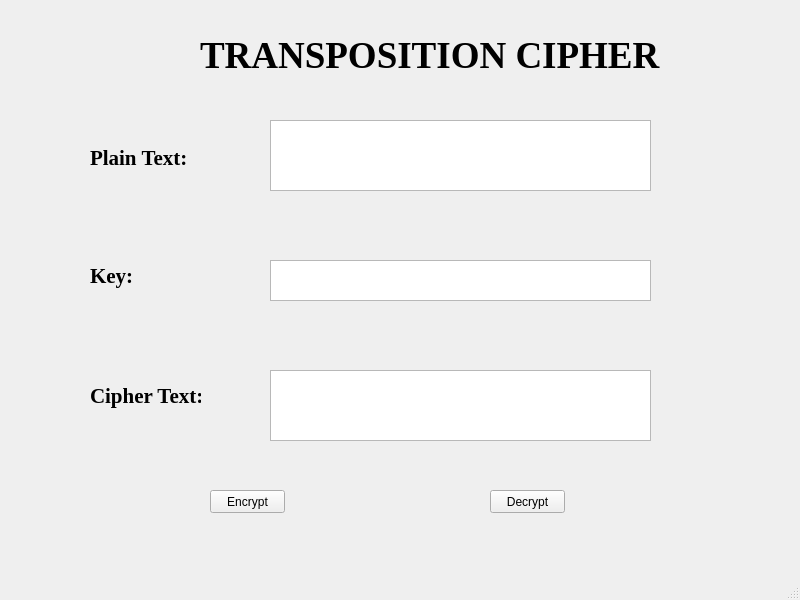
<?xml version="1.0" encoding="UTF-8"?>
<ui version="4.0">
 <class>TranspositionCipher</class>
 <widget class="QMainWindow" name="TranspositionCipher">
  <property name="geometry">
   <rect>
    <x>0</x>
    <y>0</y>
    <width>800</width>
    <height>600</height>
   </rect>
  </property>
  <property name="windowTitle">
   <string>TranspositionCipher</string>
  </property>
  <widget class="QWidget" name="centralwidget">
   <widget class="QLabel" name="Lable1">
    <property name="geometry">
     <rect>
      <x>200</x>
      <y>20</y>
      <width>491</width>
      <height>71</height>
     </rect>
    </property>
    <property name="font">
     <font>
      <family>Times New Roman</family>
      <pointsize>28</pointsize>
      <weight>75</weight>
      <bold>true</bold>
     </font>
    </property>
    <property name="text">
     <string>TRANSPOSITION CIPHER</string>
    </property>
   </widget>
   <widget class="QTextEdit" name="txt_CipherText">
    <property name="geometry">
     <rect>
      <x>270</x>
      <y>370</y>
      <width>381</width>
      <height>71</height>
     </rect>
    </property>
   </widget>
   <widget class="QTextEdit" name="txt_PlainText">
    <property name="geometry">
     <rect>
      <x>270</x>
      <y>120</y>
      <width>381</width>
      <height>71</height>
     </rect>
    </property>
   </widget>
   <widget class="QPushButton" name="btn_Encrypt">
    <property name="geometry">
     <rect>
      <x>210</x>
      <y>490</y>
      <width>75</width>
      <height>23</height>
     </rect>
    </property>
    <property name="text">
     <string>Encrypt</string>
    </property>
   </widget>
   <widget class="QTextEdit" name="txt_Key">
    <property name="geometry">
     <rect>
      <x>270</x>
      <y>260</y>
      <width>381</width>
      <height>41</height>
     </rect>
    </property>
   </widget>
   <widget class="QPushButton" name="btn_Decrypt">
    <property name="geometry">
     <rect>
      <x>490</x>
      <y>490</y>
      <width>75</width>
      <height>23</height>
     </rect>
    </property>
    <property name="text">
     <string>Decrypt</string>
    </property>
   </widget>
   <widget class="QLabel" name="lable3">
    <property name="geometry">
     <rect>
      <x>90</x>
      <y>260</y>
      <width>101</width>
      <height>31</height>
     </rect>
    </property>
    <property name="font">
     <font>
      <family>Times New Roman</family>
      <pointsize>16</pointsize>
      <weight>75</weight>
      <bold>true</bold>
     </font>
    </property>
    <property name="text">
     <string>Key:</string>
    </property>
   </widget>
   <widget class="QLabel" name="label2">
    <property name="geometry">
     <rect>
      <x>90</x>
      <y>150</y>
      <width>101</width>
      <height>16</height>
     </rect>
    </property>
    <property name="font">
     <font>
      <family>Times New Roman</family>
      <pointsize>16</pointsize>
      <weight>75</weight>
      <bold>true</bold>
     </font>
    </property>
    <property name="text">
     <string>Plain Text:</string>
    </property>
   </widget>
   <widget class="QLabel" name="lable4">
    <property name="geometry">
     <rect>
      <x>90</x>
      <y>380</y>
      <width>111</width>
      <height>31</height>
     </rect>
    </property>
    <property name="font">
     <font>
      <family>Times New Roman</family>
      <pointsize>16</pointsize>
      <weight>75</weight>
      <bold>true</bold>
     </font>
    </property>
    <property name="text">
     <string>Cipher Text:</string>
    </property>
   </widget>
  </widget>
  <widget class="QMenuBar" name="menubar">
   <property name="geometry">
    <rect>
     <x>0</x>
     <y>0</y>
     <width>800</width>
     <height>21</height>
    </rect>
   </property>
  </widget>
  <widget class="QStatusBar" name="statusbar"/>
 </widget>
 <resources/>
 <connections/>
</ui>
